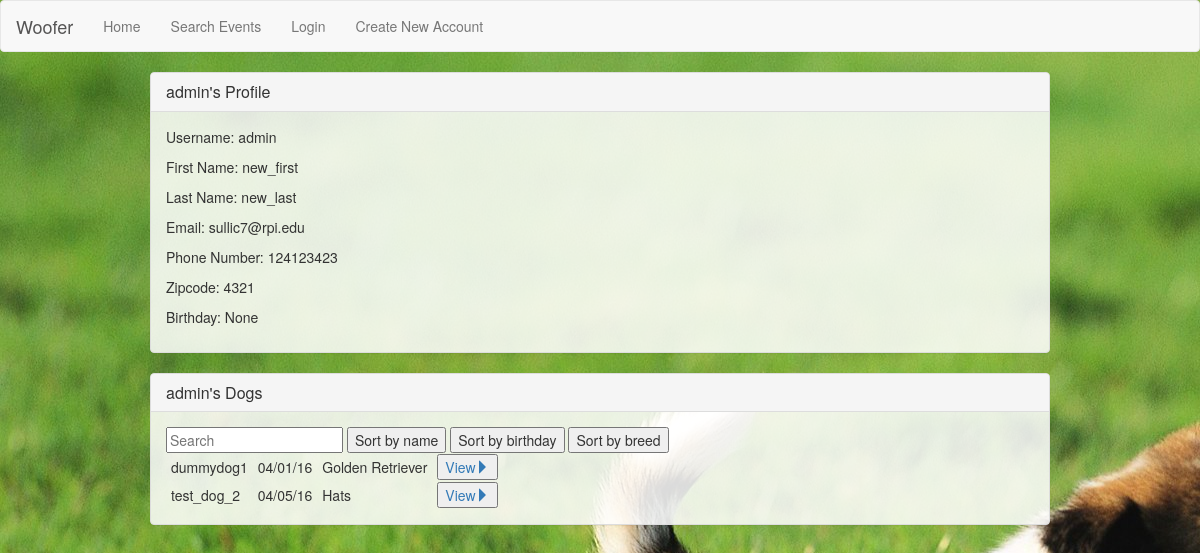
The app's page /view_user/1/, older data.
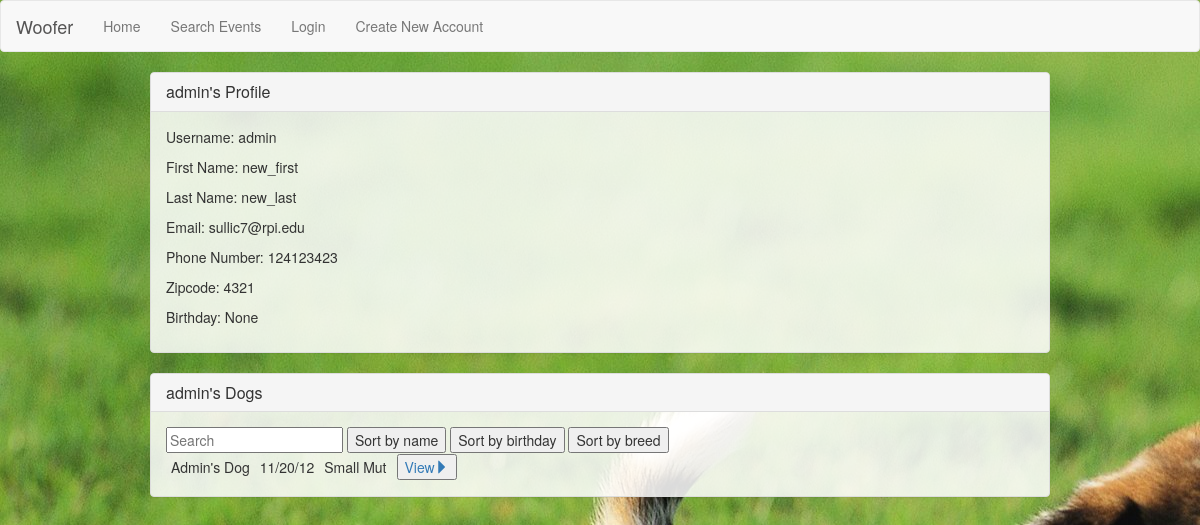
The same page, newer data.
### woofer/models.py (models this page shows, shortened)
class Dog(models.Model):
    id = models.AutoField(primary_key=True)
    name = models.CharField(max_length=100)
    owner = models.ForeignKey(User, on_delete=models.CASCADE)
    birthday = models.DateField(auto_now=False, auto_now_add=False, blank=True,
                                null=True, validators=[validate_date])
    weight = models.IntegerField(blank=True, null=True)
    breed = models.CharField(max_length=100, blank=True, null=True)
    potty_trained = models.BooleanField()
    bio = models.TextField(blank=True, null=True)
    LOW = 'LO'
    MEDIUM = 'MD'
    HIGH = 'HI'
    ACTIVITY_CHOICES = (
        (LOW, 'Not active'),
        (MEDIUM, 'Somewhat active'),
        (HIGH, 'Very active')
        )
    TEMPERAMENT_CHOICES = (
        (LOW, 'Prefers to be left alone'),
        (MEDIUM, 'Good with small groups'),
        (HIGH, 'Good with any size groups')
        )
    activity = models.CharField(max_length=2, choices=ACTIVITY_CHOICES)
    temperament_kids = models.CharField(max_length=2, choices=TEMPERAMENT_CHOICES)
    temperament_dogs = models.CharField(max_length=2, choices=TEMPERAMENT_CHOICES)
    temperament_strangers = models.CharField(max_length=2, choices=TEMPERAMENT_CHOICES)
    def get_formatted_birthday(self):
        if self.birthday:
            return self.birthday.strftime("%m/%d/%y")

### woofer/views/user_views.py (the view)
# urls.py: url(r'^view_user/(?P<userid>[0-9]+)/$', user_views.view_user, name='view-user'),
def view_user(request, userid):
    user_to_view = User.objects.get(id=userid)
    profile = Profile.objects.get(user=user_to_view)
    dogs = Dog.objects.all().filter(owner=user_to_view)
    return render(request, 'woofer/view_user.html',
                  {
                      'profile' : profile,
                      'dogs' : dogs
                  })

### woofer/models.py (called while the page is built)
    def get_formatted_birthday(self):
        if self.birthday:
            return self.birthday.strftime("%m/%d/%y")

### woofer/templates/woofer/view_user.html (shortened to what this page needs)
{% extends 'woofer/pageframe.html' %}
{% block content %}
<div class="panel panel-default">
  <div class="panel-heading">
    <h3 class="panel-title">{{ profile.user.username }}'s Profile</h3>
  </div>
  <div class="panel-body">
    <p>Username: {{ profile.user.username }}</p>
    <p>First Name: {{ profile.user.first_name }}</p>
    <p>Last Name: {{ profile.user.last_name }}</p>
    <p>Email: {{ profile.user.email }}</p>
    <p>Phone Number: {{ profile.phone_number }}</p>
    <p>Zipcode: {{ profile.zipcode }}</p>
    <p>Birthday: {{ profile.get_formatted_birthday }}</p>
  </div>
</div>
<div class="panel panel-default">
  <div class="panel-heading">
    <h3 class="panel-title">{{ profile.user.username }}'s Dogs</h3>
  </div>
  <div class="panel-body">
      <div id="dogs">
        <input class="search" placeholder="Search" />
        <button class="sort" data-sort="name">Sort by name</button>
        <button class="sort" data-sort="birthday">Sort by birthday</button>
        <button class="sort" data-sort="breed">Sort by breed</button>
      <table>
        <tbody class="list">
          {% for dog in dogs %}
            <tr>
              <td class="name">{{ dog.name }}</td>
              <td class="birthday">{{ dog.get_formatted_birthday }}</td>
              <td class="breed">{{ dog.breed }}</td>
              <td><a href="{% url 'view-dog' dog.id %}" ><button class="">View<span class="glyphicon glyphicon-triangle-right" aria-hidden="true"></span></button></a></td>
            </tr>
          {% endfor %}
        </tbody>
      </table>
  </div>
</div>
{% endblock %}

Row changes from the older to the newer data that the page shows:
no longer on this page (row edited): Dog: name "dummydog1", get_formatted_birthday "04/01/16", breed "Golden Retriever"
no longer on this page (row edited): Dog: name "test_dog_2", get_formatted_birthday "04/05/16", breed "Hats"
added Dog: name "Admin's Dog", get_formatted_birthday "11/20/12", breed "Small Mut"
